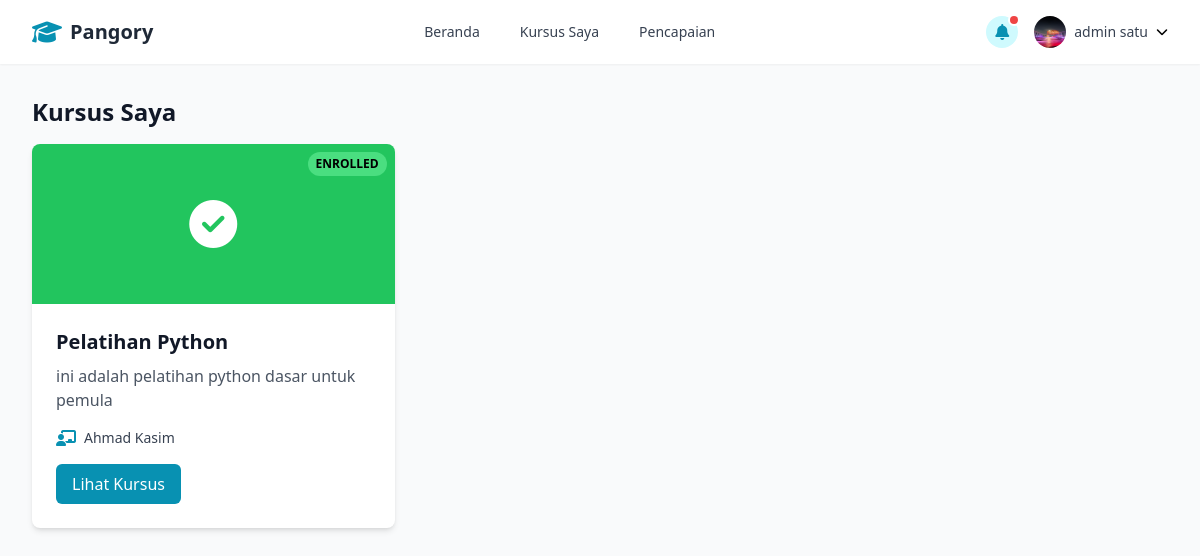
/courses/my/ (signed in), run on the app's committed database.
### accounts/models.py (models this page shows, shortened)
class User(AbstractUser):
    email = models.EmailField(_('email address'), unique=True)
    role = models.CharField(
        max_length=10,
        choices=UserRole.choices,
        default=UserRole.STUDENT,
    )
    USERNAME_FIELD = 'email'
    REQUIRED_FIELDS = ['username', 'first_name', 'last_name']

class UserProfile(models.Model):
    user = models.OneToOneField(User, on_delete=models.CASCADE, related_name='profile')
    bio = models.TextField(blank=True)
    avatar = models.ImageField(upload_to='avatars/', null=True, blank=True)
    date_of_birth = models.DateField(null=True, blank=True)
    phone_number = models.CharField(max_length=15, blank=True)
    address = models.TextField(blank=True)

### courses/models.py (models this page shows, shortened)
class Course(models.Model):
    title = models.CharField(max_length=255)
    description = models.TextField()
    instructor = models.ForeignKey(
        settings.AUTH_USER_MODEL,
        on_delete=models.CASCADE,
        related_name='courses_teaching'
    )
    students = models.ManyToManyField(
        settings.AUTH_USER_MODEL,
        related_name='courses_enrolled',
        blank=True
    )
    thumbnail = models.ImageField(upload_to='course_thumbnails/', null=True, blank=True)
    status = models.CharField(
        max_length=10,
        choices=CourseStatus.choices,
        default=CourseStatus.DRAFT
    )
    price = models.DecimalField(max_digits=10, decimal_places=2, default=0.00)
    created_at = models.DateTimeField(auto_now_add=True)
    updated_at = models.DateTimeField(auto_now=True)

### courses/views.py (the view)
# urls.py: path('courses/my/', courses_views.my_courses, name='my_courses'),
@login_required
def my_courses(request):
    enrolled_ids = Enrollment.objects.filter(student=request.user).values_list('course_id', flat=True)
    my_courses = Course.objects.filter(id__in=enrolled_ids, status='PUBLISHED')
    for course in my_courses:
        course.is_enrolled = True
    return render(request, 'courses/my_courses.html', {'my_courses': my_courses})

### templates/courses/my_courses.html (shortened to what this page needs)
<!DOCTYPE html>
<html lang="en">
<head>
    <script src="https://cdn.tailwindcss.com"></script>
    <link rel="stylesheet" href="https://cdnjs.cloudflare.com/ajax/libs/font-awesome/6.5.0/css/all.min.css">
</head>
<body class="bg-gray-50">
    <nav class="bg-white shadow-sm">
        <div class="max-w-7xl mx-auto px-4 sm:px-6 lg:px-8">
            <div class="flex justify-between h-16">
                <div class="flex items-center">
                    <div class="flex-shrink-0 flex items-center">
                        <i class="fas fa-graduation-cap text-2xl text-cyan-600 mr-2"></i>
                        <span class="text-xl font-bold text-gray-800">Pangory</span>
                    </div>
                </div>
                <div class="hidden md:flex items-center space-x-4">
                    <a href="/" class="px-3 py-2 rounded-md text-sm font-medium text-gray-700 hover:text-cyan-600 transition">Beranda</a>
                    <a href="/courses/my" class="px-3 py-2 rounded-md text-sm font-medium text-gray-700 hover:text-cyan-600 transition">Kursus Saya</a>
                    <a href="#" class="px-3 py-2 rounded-md text-sm font-medium text-gray-700 hover:text-cyan-600 transition">Pencapaian</a>
                </div>
                <div class="hidden md:flex items-center space-x-4">
                    <div class="relative">
                        <button class="flex items-center space-x-2 focus:outline-none" id="notif-btn">
                            <div class="h-8 w-8 rounded-full bg-cyan-100 flex items-center justify-center">
                                <i class="fas fa-bell text-cyan-600"></i>
                            </div>
                        </button>
                        <span class="absolute top-0 right-0 block h-2 w-2 rounded-full bg-red-500 ring-2 ring-white"></span>
                    </div>
                    <div class="relative" id="profile-menu-container">
                        <button id="user-menu-button" class="flex items-center space-x-2 focus:outline-none">
                            <img class="h-8 w-8 rounded-full" src="{% if user.profile.avatar %}{{ user.profile.avatar.url }}{% else %}https://randomuser.me/api/portraits/men/32.jpg{% endif %}" alt="User profile">
                            <span class="text-sm font-medium text-gray-700">{{ user.first_name }} {{ user.last_name }}</span>
                            <i class="fas fa-chevron-down text-xs ml-1"></i>
                        </button>
                    </div>
                </div>
            </div>
        </div>
    </nav>
    <div class="max-w-7xl mx-auto px-4 sm:px-6 lg:px-8 py-8">
        <div>
            <h2 class="text-2xl font-bold text-gray-900 mb-4">Kursus Saya</h2>
            <div class="grid grid-cols-1 md:grid-cols-2 lg:grid-cols-3 gap-6">
                {% for course in my_courses %}
                <div class="bg-white rounded-lg shadow-md overflow-hidden transition duration-300 hover:-translate-y-1 hover:shadow-lg">
                    <div class="h-40 bg-green-500 flex items-center justify-center relative">
                        <i class="fas fa-check-circle text-white text-5xl"></i>
                        <span class="absolute top-2 right-2 bg-green-400 text-xs font-bold px-2 py-1 rounded-full">ENROLLED</span>
                    </div>
                    <div class="p-6">
                        <a href="{% url 'course_detail' course.id %}" class="text-xl font-bold text-gray-900 mb-2 hover:text-cyan-700 block">
                            {{ course.title }}
                        </a>
                        <p class="text-gray-600 mb-4">{{ course.description|truncatewords:20 }}</p>
                        <div class="flex items-center mb-4">
                            <i class="fas fa-chalkboard-teacher text-cyan-600 mr-2"></i>
                            <span class="text-sm text-gray-700">{{ course.instructor.get_full_name }}</span>
                        </div>
                        <a href="{% url 'course_detail' course.id %}" class="inline-block px-4 py-2 bg-cyan-600 text-white rounded-md hover:bg-cyan-700 transition">Lihat Kursus</a>
                    </div>
                </div>
                {% empty %}
                <div class="col-span-3 text-center text-gray-500 py-8">
                    Kamu belum mendaftar kursus apapun.
                </div>
                {% endfor %}
            </div>
        </div>
    </div>
</body>
</html>

### data on the page
User: avatar (picture), first_name "admin", last_name "satu"
Course: title "Pelatihan Python", description "ini adalah pelatihan python dasar untuk pemula", instructor.get_full_name "Ahmad Kasim"
